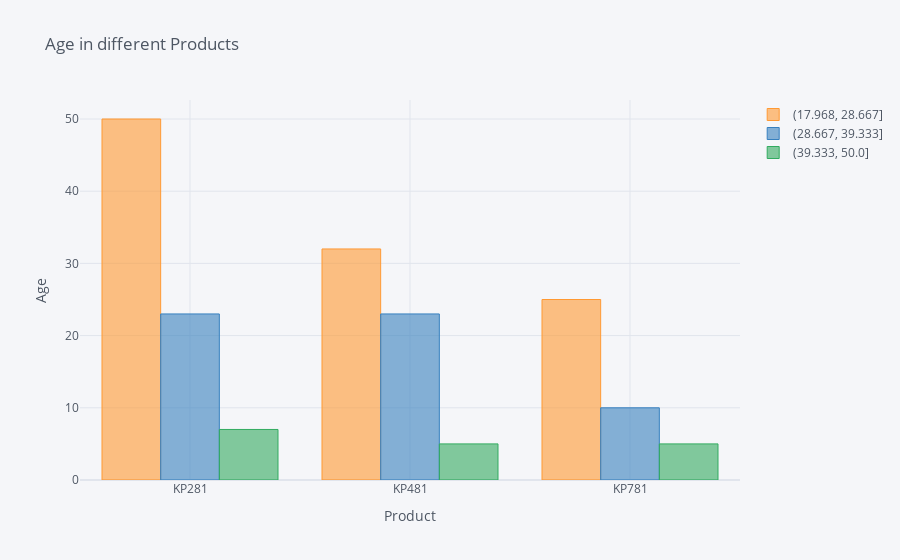

Write notebook code for a chart like this one.
### Markdown cell above
### Observations
1. KP281 is Equally Popular in Male and Females i.e both are equally probable to buy KP281 in case of KP481 the chances 
1. Expensive products KP481 and Kp781 is more popular in Males as compared to Females its 16% to 17% 
1. In case of KP781 the chances of Males buys it is 18% as compare to 3% for Females
1. Females use very less KP781 the problem can be identified to bring more sales in this category

### Code cell
pd.crosstab(aer.Product,pd.cut(aer['Age'], bins = 3)).iplot(kind='bar', xTitle='Product',title='   Age in different Products',yTitle='Age')
pd.crosstab(aer.Product,pd.cut(aer['Age'], bins = 3),normalize=True)

### Figure 1 — Plotly figure (JSON) as saved in the notebook; plotly's stock layout.template omitted (floating-point values rounded to 4 significant figures)
{"data": [{"marker": {"color": "rgba(255, 153, 51, 0.6)", "line": {"color": "rgba(255, 153, 51, 1.0)", "width": 1}}, "name": "(17.968, 28.667]", "orientation": "v", "text": "", "type": "bar", "x": ["KP281", "KP481", "KP781"], "y": [50, 32, 25]}, {"marker": {"color": "rgba(55, 128, 191, 0.6)", "line": {"color": "rgba(55, 128, 191, 1.0)", "width": 1}}, "name": "(28.667, 39.333]", "orientation": "v", "text": "", "type": "bar", "x": ["KP281", "KP481", "KP781"], "y": [23, 23, 10]}, {"marker": {"color": "rgba(50, 171, 96, 0.6)", "line": {"color": "rgba(50, 171, 96, 1.0)", "width": 1}}, "name": "(39.333, 50.0]", "orientation": "v", "text": "", "type": "bar", "x": ["KP281", "KP481", "KP781"], "y": [7, 5, 5]}], "layout": {"legend": {"bgcolor": "#F5F6F9", "font": {"color": "#4D5663"}}, "paper_bgcolor": "#F5F6F9", "plot_bgcolor": "#F5F6F9", "title": {"font": {"color": "#4D5663"}, "text": "   Age in different Products"}, "xaxis": {"gridcolor": "#E1E5ED", "showgrid": true, "tickfont": {"color": "#4D5663"}, "title": {"font": {"color": "#4D5663"}, "text": "Product"}, "zerolinecolor": "#E1E5ED"}, "yaxis": {"gridcolor": "#E1E5ED", "showgrid": true, "tickfont": {"color": "#4D5663"}, "title": {"font": {"color": "#4D5663"}, "text": "Age"}, "zerolinecolor": "#E1E5ED"}}}
